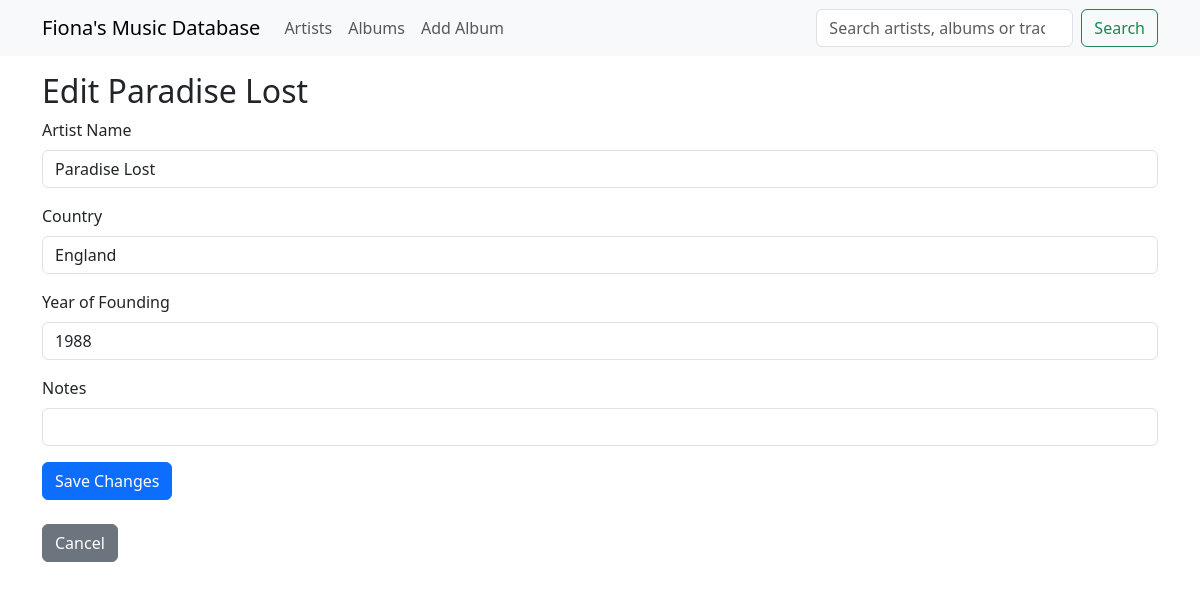
/artist/1/edit, run on the app's committed database.
### app/models.py (models this page shows)
class Artists(db.Model):
    __tablename__ = "artists"
    id: so.Mapped[int] = so.mapped_column(primary_key=True)
    name: so.Mapped[str] = so.mapped_column(sa.String(128), index=True, unique=True)
    country: so.Mapped[Optional[str]] = so.mapped_column(sa.String(64))
    year_of_founding: so.Mapped[Optional[int]] = so.mapped_column(
        sa.Integer, index=True
    )
    notes: so.Mapped[Optional[str]] = so.mapped_column(sa.String(256))
    albums: so.Mapped[list["Albums"]] = so.relationship(back_populates="artist")

### app/main/routes.py (the view, shortened to what this page needs)
@bp.route("/artist/<int:artist_id>/edit", methods=["GET", "POST"])
def edit_artist(artist_id):
    artist = db.session.get(Artists, artist_id)
    if not artist:
        flash("Artist not found.")
        return redirect(url_for("main.artists"))
    form = EditArtistForm(obj=artist)
    return render_template(
        "edit_artist.html", title=f"Edit {artist.name}", form=form, artist=artist
    )

### app/main/forms.py
class EditArtistForm(FlaskForm):
    name = StringField("Artist Name", validators=[DataRequired(), Length(max=128)])
    country = StringField("Country", validators=[Length(max=64)])
    year_of_founding = IntegerField("Year of Founding")
    notes = StringField("Notes", validators=[Length(max=256)])
    submit = SubmitField("Save Changes")

### app/templates/edit_artist.html
{% extends "base.html" %} {% import "bootstrap_wtf.html" as wtf %} {% block
content %}
<h2>{{ title }}</h2>
{{ wtf.quick_form(form) }} {% if not artist %}
<a href="{{ url_for('main.artists') }}" class="btn btn-secondary mt-2"
  >Cancel</a
>
{% else %}
<a
  href="{{ url_for('main.artist_details', artist_id=artist.id) }}"
  class="btn btn-secondary mt-2"
  >Cancel</a
>
{% endif %} {% endblock %}

### app/templates/bootstrap_wtf.html (shortened to what this page needs)
{% macro form_field(field, autofocus) %} {%- if field.type == 'BooleanField' %}
<div class="form-check mb-3">
  {{ field(class='form-check-input') }} {{ field.label(class='form-check-label')
  }}
</div>
{%- elif field.type == 'SelectField' %} {{
field.label(class='form-label') }} {{ field(class='form-select mb-3') }} {%- elif field.type == 'SubmitField' %} {{ field(class='btn btn-primary mb-3')
}} {%- else %}
<div class="mb-3">
  {{ field.label(class='form-label') }} {% if autofocus %} {{
  field(class='form-control' + (' is-invalid' if field.errors else ''),
  autofocus=True) }} {% else %} {{ field(class='form-control' + (' is-invalid'
  if field.errors else '')) }} {% endif %}
</div>
{%- endif %} {% endmacro %} {% macro quick_form(form, action="", method="post",
id="", novalidate=False) %}
<form
  {%-
  if
  action
  !="None"
  %}
  action="{{ action }}"
  {%
  endif
  -%}
  {%-
  if
  method
  %}
  method="{{ method }}"
  {%
  endif
  %}
>
   {% set ns =
  namespace(first_field=true) %} {%- for field in form %} {% if
  field.widget.input_type != 'hidden' -%} {{ form_field(field, ns.first_field)
  }} {% set ns.first_field = false %} {%- endif %} {%- endfor %}
</form>
{% endmacro %}

### data on the page
Artists: name "Paradise Lost", country "England" "1988"

### other printed values
{{ title }} "Edit Paradise Lost"
{{ field.label(class='form-label') }} "Artist Name" "Country" "Year of Founding" "Notes"
